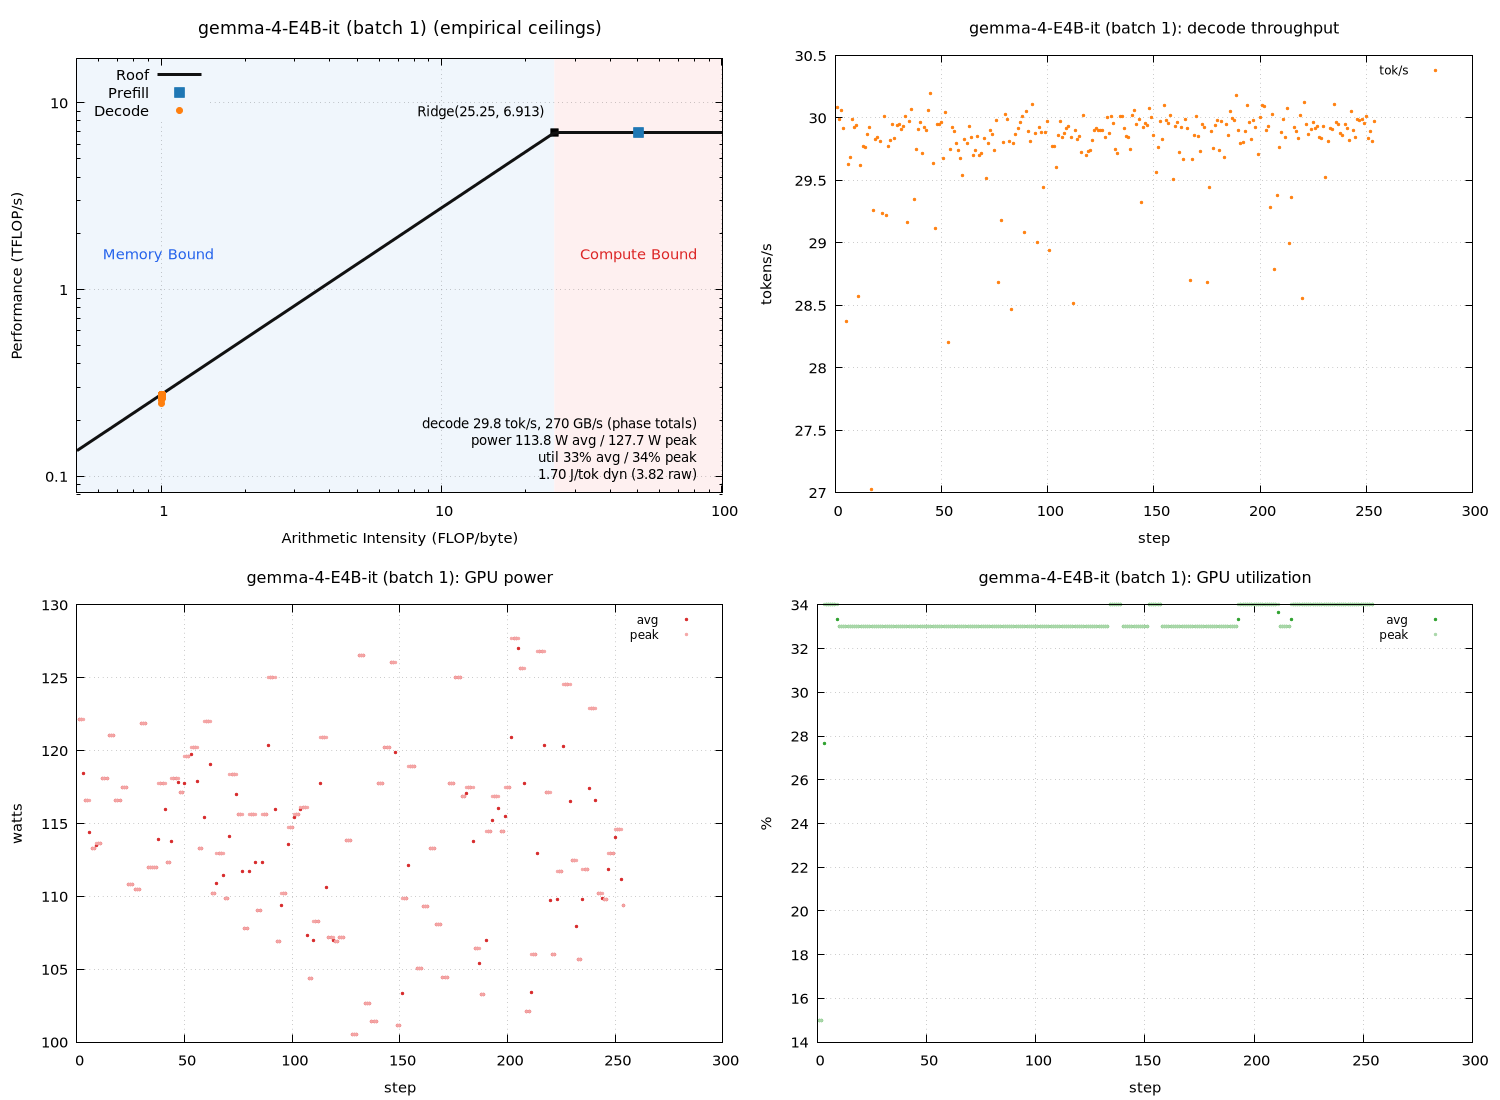

Recreate this plot in gnuplot.
set terminal pngcairo size 1500,1100 enhanced font 'Sans,11'
set output 'sweep_a100_vllm/gemma_b001_roofline.png'
set datafile separator "\t"
set datafile missing 'NaN'
set multiplot layout 2,2
unset label
unset object
unset arrow
set title "gemma-4-E4B-it (batch 1) (empirical ceilings)" font ',13'
set xlabel "Arithmetic Intensity (FLOP/byte)"
set ylabel "Performance (TFLOP/s)"
set logscale xy
set xrange [0.500855:100.871]
set yrange [0.0817508:17.2817]
set grid xtics ytics
set key top left
set object 1 rectangle from graph 0, graph 0 to first 25.2503, graph 1 \
    fillcolor rgb '#dce9f7' fillstyle solid 0.45 noborder behind
set object 2 rectangle from first 25.2503, graph 0 to graph 1, graph 1 \
    fillcolor rgb '#fbdcdc' fillstyle solid 0.45 noborder behind
set label 1 "Memory Bound" at graph 0.04, graph 0.55 left \
    textcolor rgb '#2563eb' font ',11'
set label 2 "Compute Bound" at graph 0.96, graph 0.55 right \
    textcolor rgb '#dc2626' font ',11'
set label 3 "Ridge(25.25, 6.913)" \
    at first 25.2503, first 6.91268 right \
    point pointtype 5 pointsize 1.2 \
    offset character -1.5, character 1 font ',10'
set label 4 "decode 29.8 tok/s, 270 GB/s (phase totals)\npower 113.8 W avg / 127.7 W peak\nutil 33% avg / 34% peak\n1.70 J/tok dyn (3.82 raw)" at graph 0.96, graph 0.16 right font ',10'
peak_t = 6.91268
peak_b = 273.767
roof(x) = (x * peak_b / 1000.0 < peak_t) ? x * peak_b / 1000.0 : peak_t
plot roof(x) with lines linewidth 3 linecolor rgb '#111111' title 'Roof', \
     'sweep_a100_vllm/gemma_b001_roofline.dat' using 3:(strcol(2) eq 'prefill' ? $4 : 1/0) with points \
         pointtype 5 pointsize 1.6 linecolor rgb '#1f77b4' title 'Prefill', \
     'sweep_a100_vllm/gemma_b001_roofline.dat' using 3:(strcol(2) eq 'decode' ? $4 : 1/0) with points \
         pointtype 7 pointsize 1.0 linecolor rgb '#ff7f0e' title 'Decode'

unset label
unset object
unset arrow
unset logscale
set xrange [*:*]
set yrange [*:*]
set title "gemma-4-E4B-it (batch 1): decode throughput" font ',12'
set xlabel "step"
set ylabel "tokens/s"
set grid xtics ytics
set key top right font ',9'
plot 'sweep_a100_vllm/gemma_b001_roofline.dat' using 1:(strcol(2) eq 'decode' ? $5 : 1/0) with points pointtype 7 pointsize 0.4 linecolor rgb '#ff7f0e' title 'tok/s'

unset label
unset object
unset arrow
unset logscale
set xrange [*:*]
set yrange [*:*]
set title "gemma-4-E4B-it (batch 1): GPU power" font ',12'
set xlabel "step"
set ylabel "watts"
set grid xtics ytics
set key top right font ',9'
plot 'sweep_a100_vllm/gemma_b001_roofline.dat' using 1:(strcol(2) eq 'decode' ? $6 : 1/0) with points pointtype 7 pointsize 0.4 linecolor rgb '#d62728' title 'avg', \
     'sweep_a100_vllm/gemma_b001_roofline.dat' using 1:(strcol(2) eq 'decode' ? $8 : 1/0) with points pointtype 7 pointsize 0.4 linecolor rgb '#f4a6a6' title 'peak'

unset label
unset object
unset arrow
unset logscale
set xrange [*:*]
set yrange [*:*]
set title "gemma-4-E4B-it (batch 1): GPU utilization" font ',12'
set xlabel "step"
set ylabel "%"
set grid xtics ytics
set key top right font ',9'
plot 'sweep_a100_vllm/gemma_b001_roofline.dat' using 1:(strcol(2) eq 'decode' ? $7 : 1/0) with points pointtype 7 pointsize 0.4 linecolor rgb '#2ca02c' title 'avg', \
     'sweep_a100_vllm/gemma_b001_roofline.dat' using 1:(strcol(2) eq 'decode' ? $9 : 1/0) with points pointtype 7 pointsize 0.4 linecolor rgb '#a9d7a9' title 'peak'

unset multiplot
